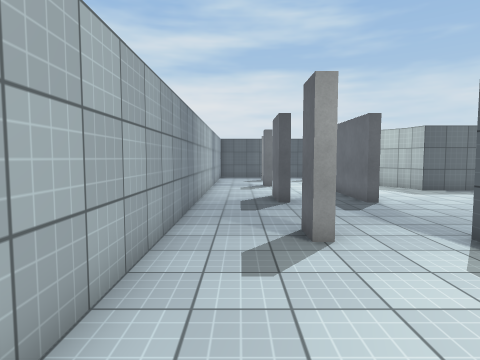
[1] (above)

17 first-person views from a walk through a 3-D level made in the Unity game engine. The camera is 1.5 m above the floor, tilts 4° down and sees 75° across. The floor is counted in squares, 1 m on a side. Each view is taken from the middle of a square. On the plan, view 1 faces up. The plan holds only what a view shows up to about 15 squares ahead; the rest is blank. The player character is not drawn. Surface patterns are stand-ins for the level's own textures.

[2]
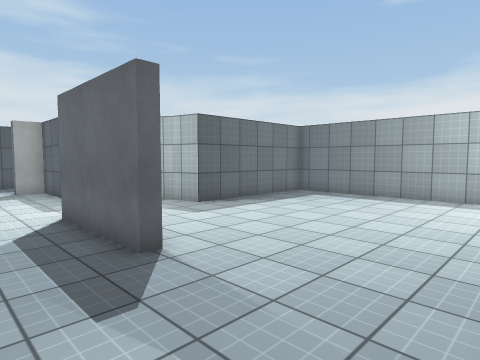

[3]
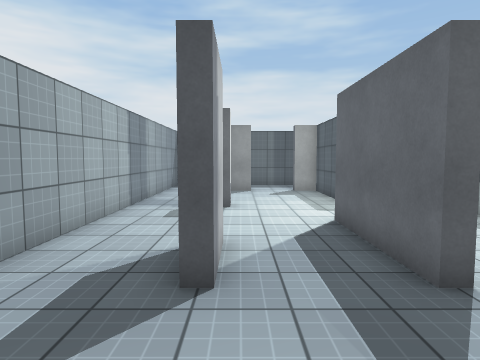

[4]
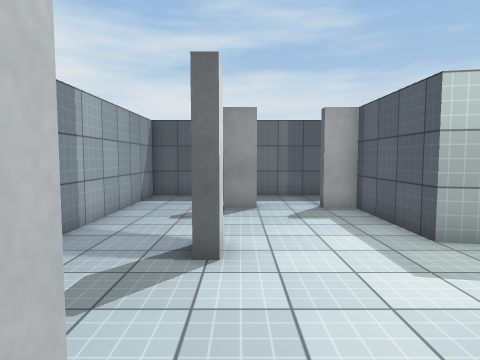

[5]
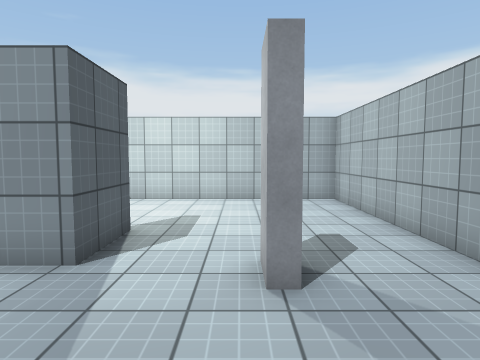

[6]
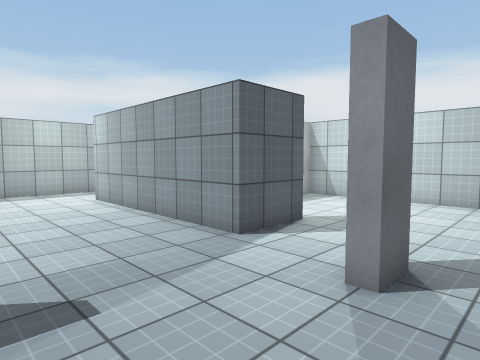

[7]
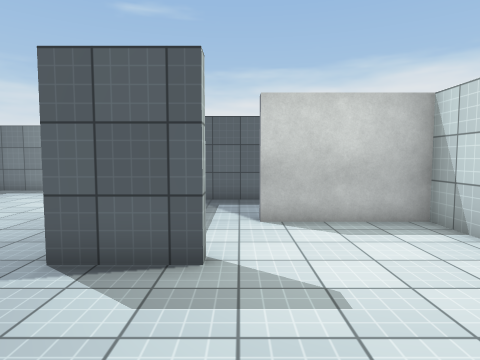

[8]
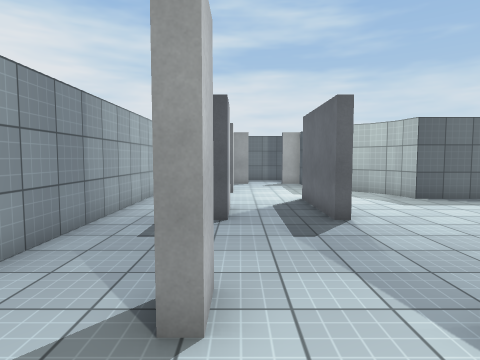

[9]
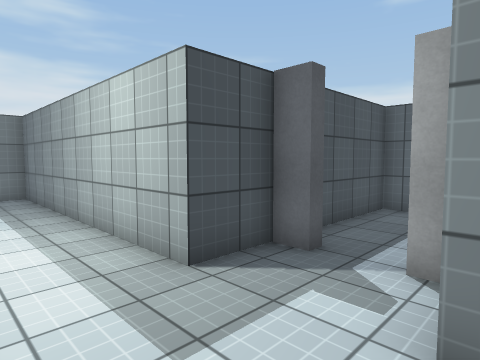

[10]
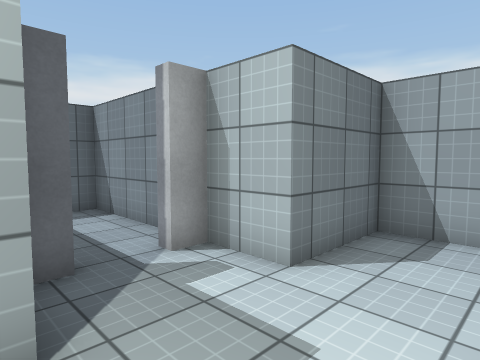

[11]
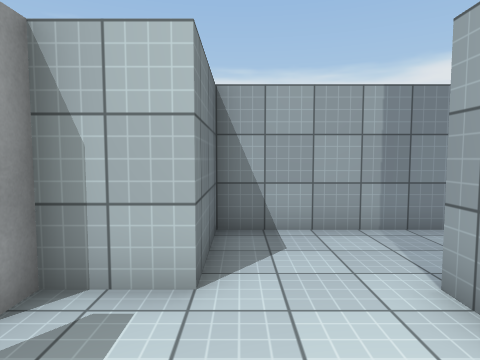

[12]
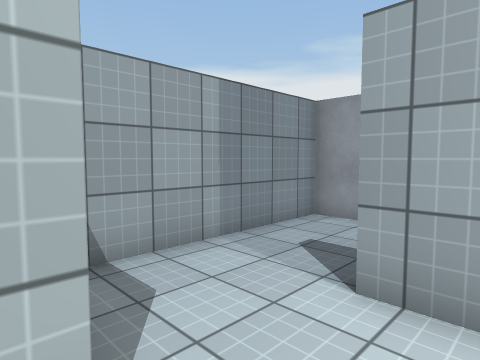

[13]
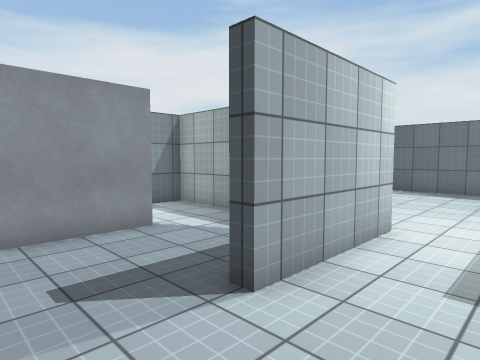

[14]
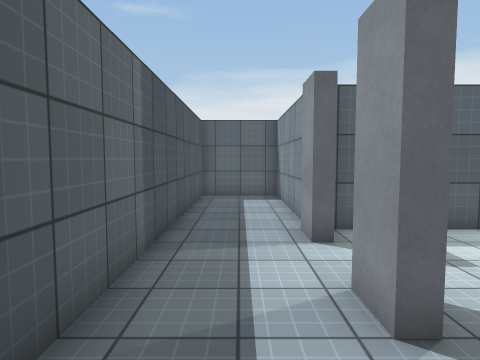

[15]
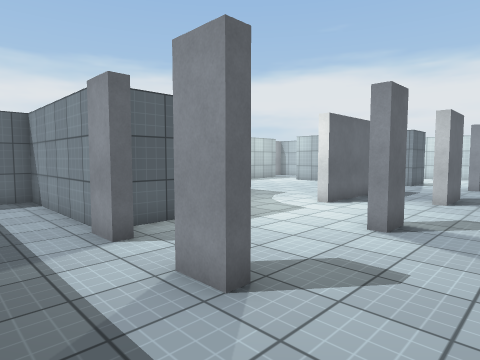

[16]
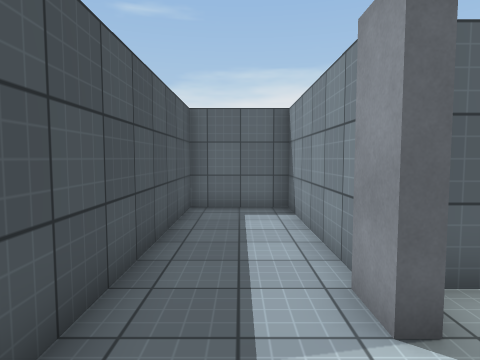

[17]
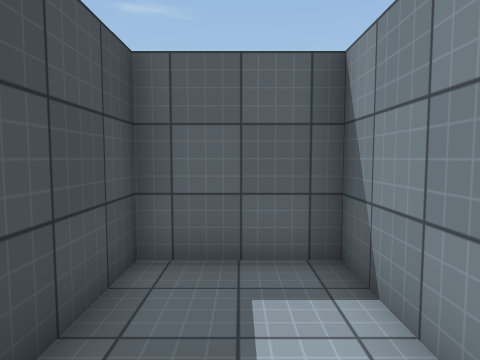

### Floor plan
Points are (right, up) in squares from view 1. A wall is a line through its corners. A room is listed if a view was taken in it or the views show most of it. See-through windows are left out.
Room 1 (views 1, 2, 3, 4, 5, 6, 7, 8, 9, 10, 11, 12, 13, 14, 15, 16)
walls: (4.8, 10.5) (4.3, 10.5) (4.3, 14.5) (4.8, 14.5); (1.7, 10.5) (1.3, 10.5) (1.3, 12.5) (1.7, 12.5) (1.7, 10.5); (7.2, 5.3) (4.7, 5.3) (4.7, 4.1); (1.7, 6.5) (1.7, 5.5) (1.3, 5.5) (1.3, 6.5) (1.7, 6.5); (4.8, 3.5) (4.3, 3.5) (4.3, 5.7) (11.7, 5.7) (11.7, 1.5) (11.2, 1.5); (6.2, 17.4) (5.5, 17.5) (5.5, 21.3) (4.5, 21.3) (4.5, 21.7) (5.5, 21.7); (7.7, 2.6) (7.7, -1.5) (14.5, -1.5) (14.5, 1.5) (16.3, 1.5) (16.3, 2.3); (1.7, 16.5) (1.3, 16.5) (1.3, 17.5) (1.7, 17.5) (1.7, 16.5); (11.3, 2.2) (11.3, 4.2); (6, 21.5) (11.5, 21.5) (11.5, 24.5) (-1.5, 24.5) (-1.5, -1.5) (7.3, -1.5) (7.3, 2.6); (2.5, 21.3) (1.5, 21.3) (1.5, 21.7) (2.5, 21.7); (16.8, 3.7) (16.3, 3.7) (16.3, 4.5) (14.5, 4.5) (14.5, 14.5) (8.5, 14.5) (8.3, 15.7) (7.6, 16.6) (7, 17.1)
ways out: opening at (16, 3) to room 2
Room 2 (view 17)
walls: (17.9, 1.5) (21.5, 1.5) (21.5, 4.5) (18, 4.5); (16.3, 2.3) (16.8, 2.3)
ways out: opening at (16, 3) to room 1

Positions as (right, up) in squares from view 1, and headings:
1: (0, 0), facing up
2: (2, 6), facing up-right
3: (2, 7), facing up
4: (2, 12), facing up
5: (2, 10), facing down
6: (0, 10), facing down-right
7: (0, 3), facing right
8: (2, 3), facing up
9: (12, 1), facing up-right
10: (12, 5), facing down-right
11: (14, 5), facing down
12: (15, 3), facing down-left
13: (14, -1), facing up-left
14: (-1, 23), facing right
15: (-1, 24), facing down-right
16: (2, 23), facing right
17: (17, 3), facing right
